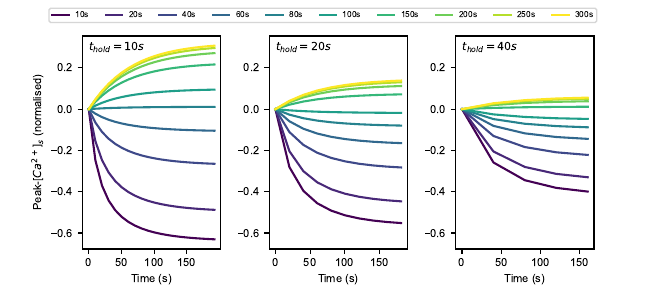

This figure's Python source:
import matplotlib.pyplot as plt
import matplotlib
import numpy as np

import helpers
import parameters

pca = parameters.pca_default
n_sweep = 20
dr = parameters.dR # cm
R = parameters.R_default # cm
N_div = int((R-parameters.Rh)/dr)
t0_range = [10, 20, 40, 60, 80, 100, 150, 200, 250, 300] # seconds 
t0_range = [x*1000 for x in t0_range] # milli seconds

# Set font
matplotlib.rc('font', family='arial', size = 8)

fig = plt.figure(figsize=(6.6, 3))
ax1 = fig.add_subplot(131)
ax2 = fig.add_subplot(132)
ax3 = fig.add_subplot(133)


ax1.set_ylabel('Peak-[$\mathrm{Ca}^{2+}$] (normalised)')
ax1.set_xlabel('Time (s)')
ax2.set_xlabel('Time (s)')
ax3.set_xlabel('Time (s)')


colors = [matplotlib.cm.viridis(x) for x in np.linspace(0, 1, len(t0_range))]

for i in range(len(t0_range)):
    print(t0_range[i]/1000)

    print('t1')
    thold = 10000
    n_sweep, mult = parameters.cal_n_sweep(thold)
    d1, _ = helpers.simulate_ical(n_sweep, N_div, R, t0_range[i], pca, thold = thold, peak = True)
    x_range = np.linspace(0, n_sweep -1, n_sweep)
    ax1.plot(x_range*mult, d1, color = colors[i], label = f'{int(t0_range[i]/1000)}s')

    print('t2')
    thold = 20000
    n_sweep, mult = parameters.cal_n_sweep(thold)
    d2, _ = helpers.simulate_ical(n_sweep, N_div, R, t0_range[i], pca, thold = thold, peak = True)
    x_range = np.linspace(0, n_sweep -1, n_sweep)
    ax2.plot(x_range*mult, d2, color = colors[i], label = f'{int(t0_range[i]/1000)}s')

    print('t3')
    thold = 40000
    n_sweep, mult = parameters.cal_n_sweep(thold)
    d3, _ = helpers.simulate_ical(n_sweep, N_div, R, t0_range[i], pca, thold = thold, peak = True)
    x_range = np.linspace(0, n_sweep -1, n_sweep)
    ax3.plot(x_range*mult, d3, color = colors[i], label = f'{int(t0_range[i]/1000)}s')

ax1ymin, ax1ymax = ax1.get_ylim()
ax2ymin, ax2ymax = ax2.get_ylim()
ax3ymin, ax3ymax = ax3.get_ylim()

ymin = min([ax1ymin, ax2ymin, ax3ymin])
ymax = max([ax1ymax, ax2ymax, ax3ymax])

ax1.set_ylim(ymin, ymax)
ax2.set_ylim(ymin, ymax)
ax3.set_ylim(ymin, ymax)

ax1.set_xticks([0, 50, 100, 150], [0, 50, 100, 150])
ax2.set_xticks([0, 50, 100, 150], [0, 50, 100, 150])
ax3.set_xticks([0, 50, 100, 150], [0, 50, 100, 150])

ax2.legend(bbox_to_anchor = (1.6, 0.95, 0.8, 0.2) , ncol = 10, \
    prop={'size': 6}, bbox_transform = ax2.transAxes)

plt.subplots_adjust(bottom=0.17, wspace = 0.35)
plt.savefig('figures/figure9.pdf')
plt.close()
